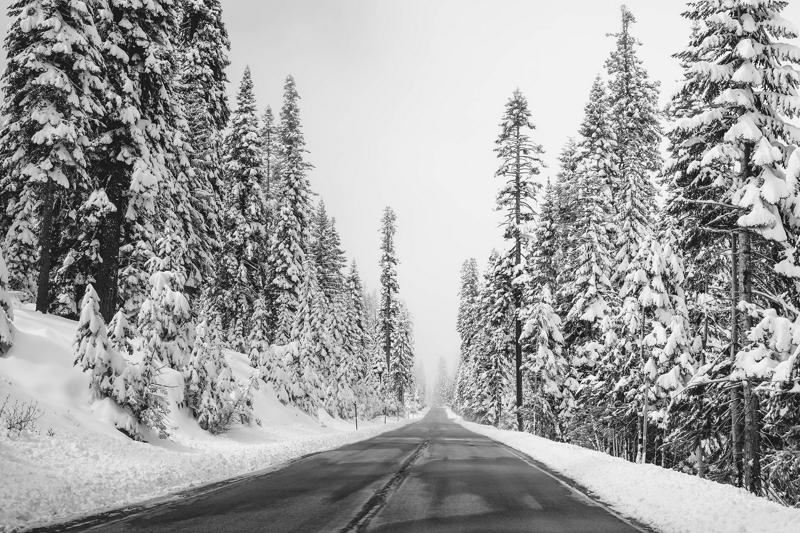
%> input picture Part-1_ Image Enhancement/images/image2.jpg, 800 x 533 px
$ octave testfile3.m   (GNU Octave 9; MATLAB toolbox functions it lacks are replaced by stand-ins)
%> lines starting %> are read from the running program, lines starting %| are printed output that depends on the picture
### Part-1_ Image Enhancement/visualize.m
function visualize(img1,img2,img3,img4)

box = [img1,img2,img3,img4];
montage(box,'size',[1 NaN]);

end

### Part-1_ Image Enhancement/testfile3.m
%function [Gx, Gy, im_magnitude,im_direction] = compute_gradient(image)

image= 'images/image2.jpg';
image=im2double(imread(image));
%> image: size 533x800 double; min 0, max 1, mean 0.627

Sobel_x = [ 1, 0, -1 ; 2, 0, -2 ; 1, 0, -1 ];
Sobel_y = Sobel_x';

Gx=imfilter( image,Sobel_x);
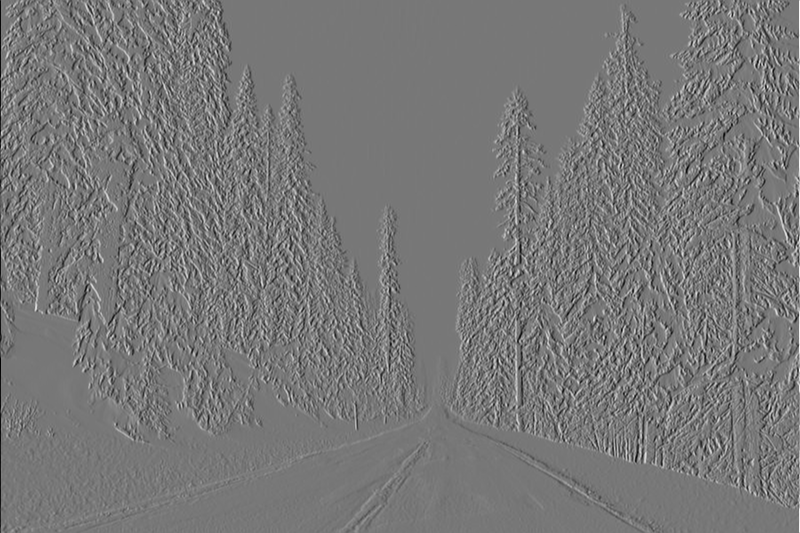
%> Gx: size 533x800 double; min -3.44, max 3.87, mean -9.19e-05; drawn with min black and max white
Gy=imfilter( image,Sobel_y);
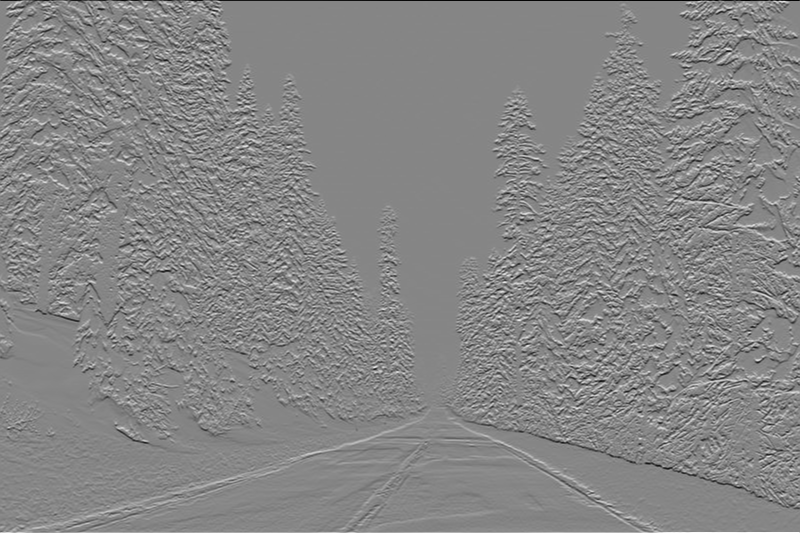
%> Gy: size 533x800 double; min -3.85, max 3.48, mean 0.00305; drawn with min black and max white

im_magnitude = sqrt((Gx.^2+Gy.^2));
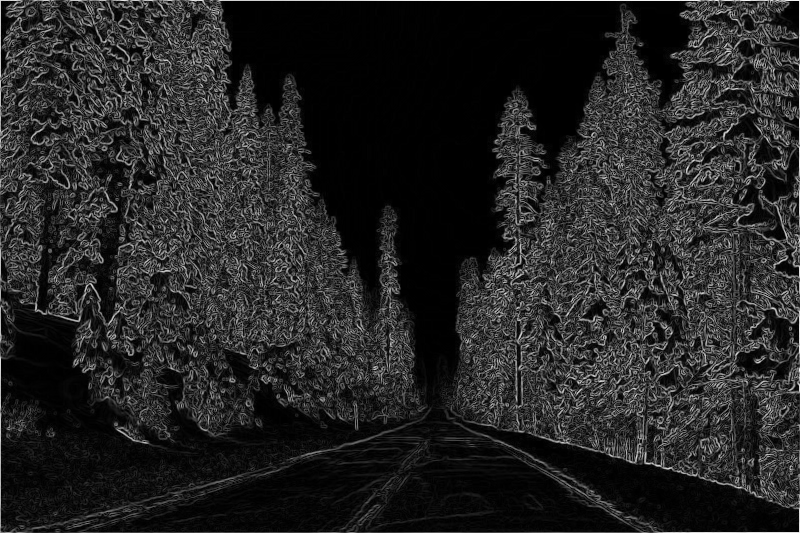
%> im_magnitude: size 533x800 double; min 0, max 3.93, mean 0.579; drawn with min black and max white

% what to do with division by 0 NaN's?
im_direction = atan(Gy./Gx);
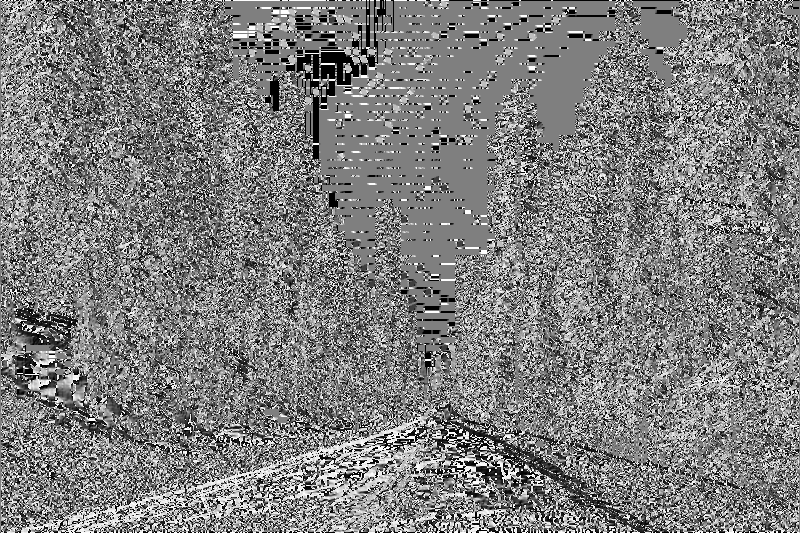
%> im_direction: size 533x800 double; 0.58% of the values are NaN or infinite; the others: min -1.57, max 1.57, mean -0.00322; drawn with min black, max white, NaN and infinite black

%replace values where G_x = 0 with 90 degrees; don't know if really
%necessary

figure(1);
imshow(im_direction);
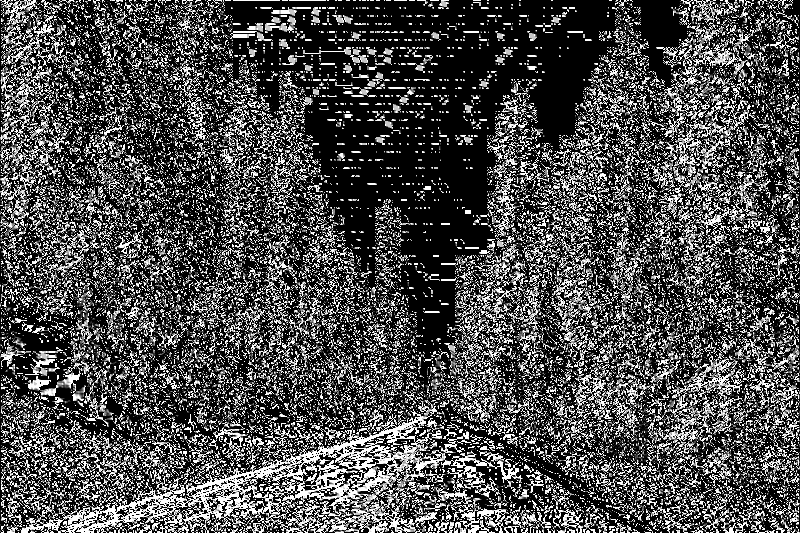
%> displayed picture: size 533x800, on the screen's scale of 0 to 255; min 0, max 255, mean 77.3

%im_direction(isnan(im_direction))=pi/2;

figure(2);
imshow(im_direction);


out_image = [rescale(Gx),rescale(Gy),rescale(im_magnitude),rescale(im_direction)];
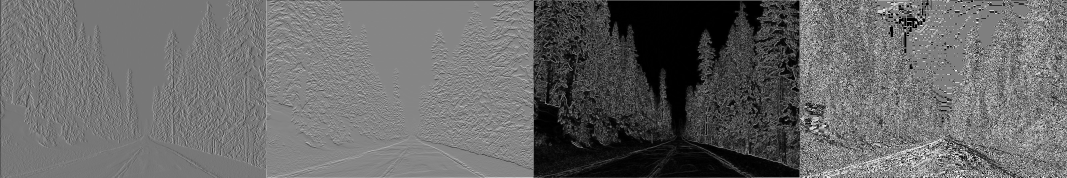
%> out_image: size 533x3200 double (shown at 1/3 size); 0.15% of the values are NaN or infinite; the others: min 0, max 1, mean 0.411; drawn with min black, max white, NaN and infinite black
%visualize(out_image);

% visualize(x,Gy,im_magnitude,im_direction);
visualize(rescale(Gx),rescale(Gy),rescale(im_magnitude),rescale(im_direction));

imwrite(out_image,'images/gradients.png');

%end

$ run again, with Part-1_ Image Enhancement/images/image1.jpg copied over Part-1_ Image Enhancement/images/image2.jpg
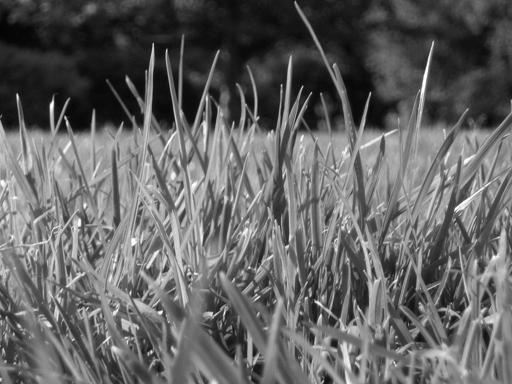
%> input picture Part-1_ Image Enhancement/images/image1.jpg, 512 x 384 px
%> `imshow(im_direction);`:
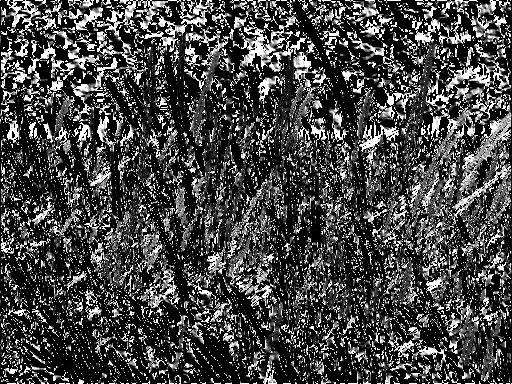
%> displayed picture: size 384x512, on the screen's scale of 0 to 255; min 0, max 255, mean 69.3
%> `out_image = [rescale(Gx),rescale(Gy),rescale(im_magnitude),rescale(im_..`:
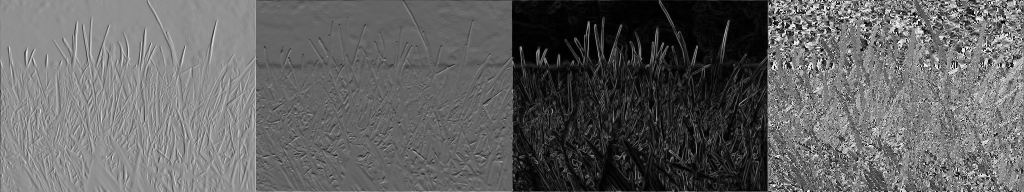
%> out_image: size 384x2048 double (shown at 1/2 size); 0.04% of the values are NaN or infinite; the others: min 0, max 1, mean 0.389; drawn with min black, max white, NaN and infinite black
